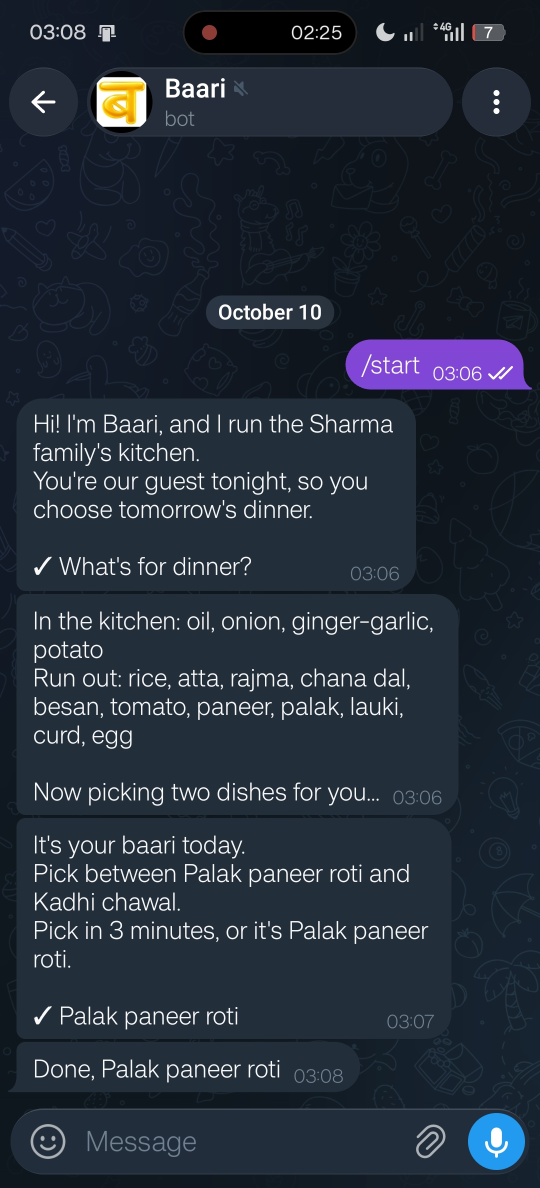
#> input picture agent_surfaces/telegram_photo.jpg, 1080 x 2376 px (shown at 1/2 size)
$ python -i stills.py   (imports and definitions only)
#> lines starting #> are read from the running program, lines starting #| are printed output that depends on the picture
"""Finds the zoomed frames a still burns into a clip.mjs take, by matching each
frame against the still itself. A still is shot at 3x, so while it is taken the
screencast shows the page zoomed 3x from the top-left: the still's top-left
393 x 852 region. A frame closer to that crop than to the frame 1 s earlier is
zoomed. Complements film/checks/trailer/glitch.py, which also flags opened
sheets (their header row differs from the take's first frames).

Run from the repo root: python3 -I film/deck/videos/tour/stills.py <take>.webm
Needs numpy and pillow (uv run --with numpy --with pillow python -I ...)."""
import json, os, subprocess, sys
import numpy as np
from PIL import Image

W, H = 98, 213  # the take at a quarter size

def frames(src):
    raw = subprocess.run(["ffmpeg", "-v", "error", "-i", src, "-vf", f"scale={W}:{H},format=gray",
                          "-f", "rawvideo", "-"], capture_output=True, check=True).stdout
    return np.frombuffer(raw, np.uint8).reshape(-1, H, W).astype(np.int16)

def zoomed(src):
    base = src[:-5]
    taps = json.load(open(base + ".taps.json"))
    ev = taps if isinstance(taps, list) else taps.get("taps", [])
    stills = [e["name"] for e in ev if e.get("kind") == "still"]
    fr = frames(src)
    hit = np.zeros(len(fr), bool)
    for name in stills:
        png = f"{base}.{name}.png"
        if not os.path.exists(png):
            continue
        crop = Image.open(png).convert("L").crop((0, 0, 393, 852)).resize((W, H), Image.BILINEAR)
        ref = np.asarray(crop, np.int16)
        d = np.abs(fr - ref).mean(axis=(1, 2))
        hit |= d < 14
    out, i = [], 0
    while i < len(hit):
        if hit[i]:
            j = i
            while j < len(hit) and hit[j]:
                j += 1
            out.append((round(i / 25, 2), round(j / 25, 2)))
            i = j
        else:
            i += 1
    return stills, out

# [4 lines not run here, left out]

>>> import cv2
>>> picture = cv2.imread('../../../../agent_surfaces/telegram_photo.jpg', cv2.IMREAD_GRAYSCALE)
#> picture: shape (2376, 1080); min 0, max 255, mean 44.1
>>> result = zoomed(picture)
#> in zoomed, `base = src[:-5]`:
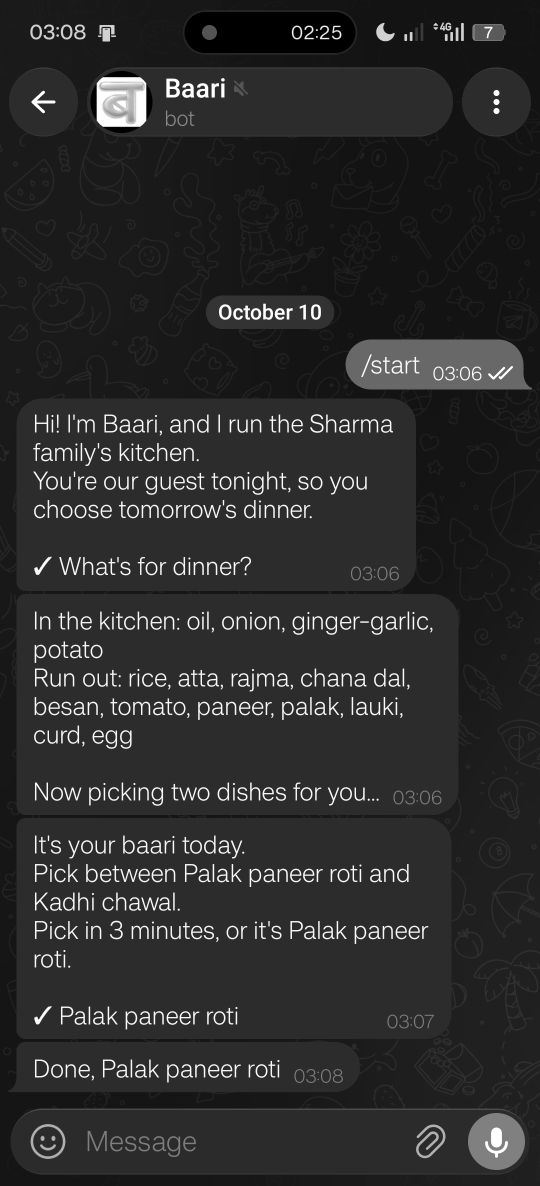
#> base: shape (2371, 1080) (shown at 1/2 size); min 0, max 255, mean 44.1
#> (the run stopped early here; a loop or call above may not have finished)
